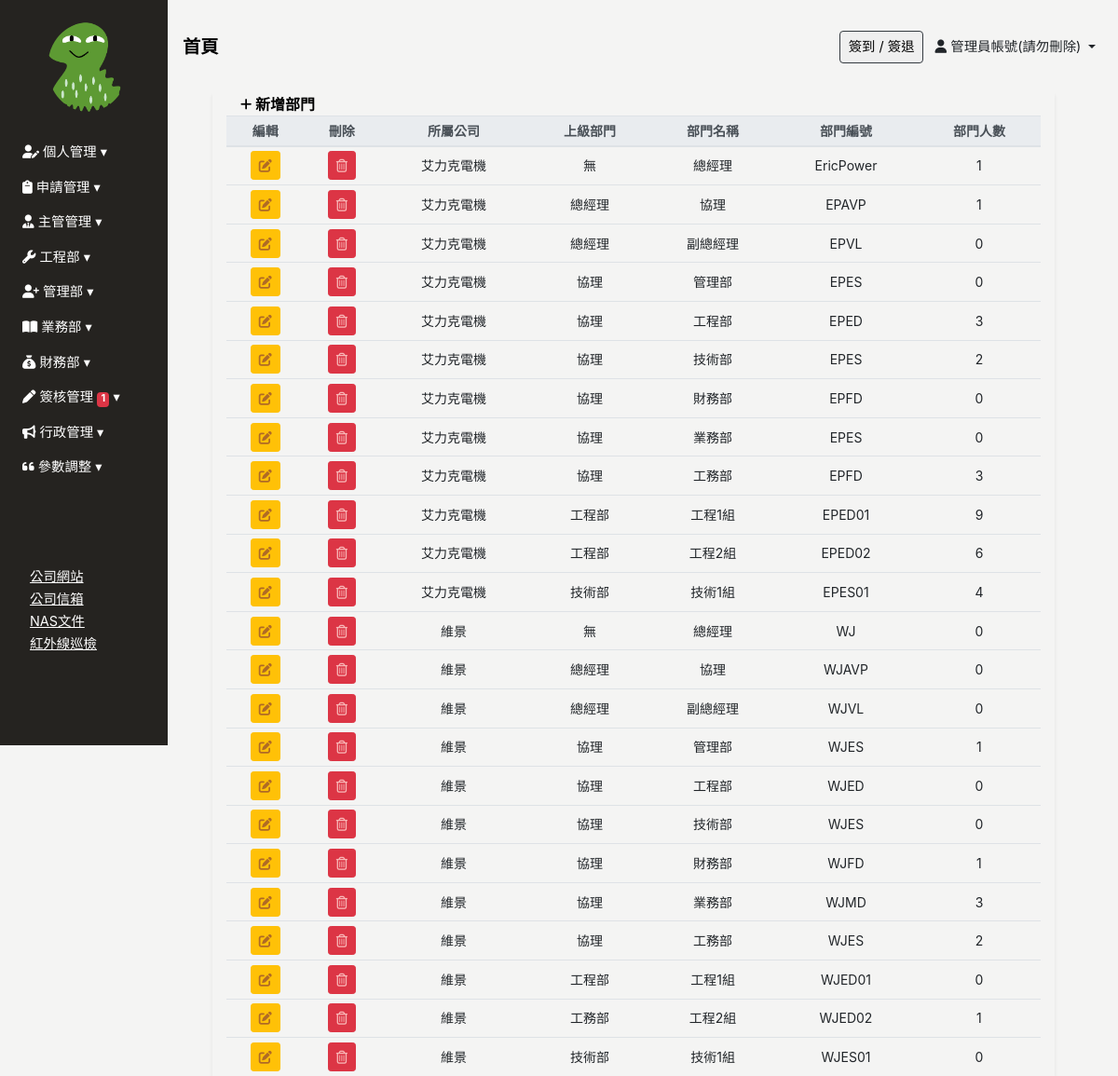
The app's page /department/ (signed in) with its own data.
### Backend/models.py (models this page shows, shortened)
class ModifiedModel(models.Model):
    modified_by = models.ForeignKey("Employee", on_delete=models.SET_NULL, null=True, blank=True)
    created_date = models.DateField(default=timezone.now,verbose_name='建立日期')
    update_date = models.DateField(auto_now=True, verbose_name='更新日期')
    class Meta:
        abstract = True

class Employee(ModifiedModel):
    GENDER_CHOICES = [
        ('M', '男'),
        ('F', '女'),
    ]
    BLOOD_TYPE_CHOICES = [
        ('A', 'A型'),
        ('B', 'B型'),
        ('AB','AB型'),
        ('O', 'O型'),
    ]
    MARITAL_STATUS_CHOICES = [
        ('M', '已婚'),
        ('S', '未婚'),
        ('D', '離異'),
    ]
    MILITARY_STATUS_CHOICES = [
        ('M', '義務役'),
        ('E', '免服役'),
        ('A', '替代役'),
    ]
    user = models.OneToOneField(User, null=True, blank=True, on_delete=models.CASCADE)
    profile_image = models.ImageField(upload_to='employee_profile/', blank=True, null=True, default='employee_profile/default_profile.png', verbose_name='員工照片')
    location_city = models.CharField(max_length=4, choices=LOCATION_CHOICES, null=True, blank=True, verbose_name='居住城市(用於計算)')
    uploaded_files = models.ManyToManyField(UploadedFile,blank=True,  related_name="userfile")
    annualleaves = models.ManyToManyField(AnnualLeave,blank=True,  related_name="AnnualLeave_user")
    full_name = models.CharField(max_length=30, null=True, blank=True, verbose_name='員工名稱')
    employee_id	 = models.CharField(max_length=30, blank=True,verbose_name='員工編號')
    departments = models.ForeignKey('Department', on_delete=models.SET_NULL, blank=True, null=True, related_name='employees', verbose_name='部門名稱')# 你可以通过department.employees.all()访问一个部门的所有员工。
    position = models.CharField(max_length=30, null=True, blank=True, verbose_name='職稱')
    phone_number = models.CharField(max_length=20, null=True, blank=True,verbose_name='手機號碼')
    contact_number = models.CharField(max_length=20, null=True, blank=True,verbose_name='聯絡電話(報價單顯示)')
    start_work_date = models.DateField(null=True, blank=True, verbose_name='到職日期')
    id_number = models.CharField(max_length=20, null=True, blank=True, verbose_name='身份證字號')
    birthday = models.DateField(null=True, blank=True, verbose_name='出生日期')
    gender = models.CharField(max_length=1, choices=GENDER_CHOICES, null=True, blank=True, verbose_name='性別')
    blood_type = models.CharField(max_length=2, choices=BLOOD_TYPE_CHOICES, null=True, blank=True, verbose_name='血型')
    birth_place = models.CharField(max_length=100, null=True, blank=True, verbose_name='出生地')
    marital_status = models.CharField(max_length=1, choices=MARITAL_STATUS_CHOICES, null=True, blank=True, verbose_name='婚姻狀況')
    military_status = models.CharField(max_length=1, choices=MILITARY_STATUS_CHOICES, null=True, blank=True, verbose_name='兵役狀況')
    permanent_address = models.CharField(max_length=50, null=True, blank=True, verbose_name='戶籍地址')
    current_address_city = models.CharField(max_length=50, null=True, blank=True, verbose_name='現居地址縣市')
    current_address = models.CharField(max_length=50, null=True, blank=True, verbose_name='現居地址')
    location = models.CharField(max_length=50, null=True, blank=True, verbose_name='所在地')
    company_email = models.EmailField(null=True, blank=True, verbose_name='公司E_Mail')
    personal_email = models.EmailField(null=True, blank=True, verbose_name='個人E_Mail(報價單顯示)')
    emergency_contact = models.CharField(max_length=50, null=True, blank=True, verbose_name='緊急聯絡人1')
    emergency_contact_relations = models.CharField(max_length=50, null=True, blank=True, verbose_name='關係1')
    emergency_contact_phone = models.CharField(max_length=20, null=True, blank=True, verbose_name='聯絡人電話1')
    default_salary = models.PositiveIntegerField(default=26000, null=True, blank=True, verbose_name="基本薪資")
    job_addition = models.PositiveIntegerField(default=0, null=True, blank=True, verbose_name="職務加給")
    phone_addition = models.PositiveIntegerField(default=0, null=True, blank=True, verbose_name="手機加給")
    certificates_addition = models.PositiveIntegerField(default=0, null=True, blank=True, verbose_name="證照加給")
    labor_protection = models.PositiveIntegerField(default=0, null=True, blank=True, verbose_name="勞保級距")
    health_insurance = models.PositiveIntegerField(default=0, null=True, blank=True, verbose_name="健保級距")
    labor_pension_moeny = models.PositiveIntegerField(default=6, null=True, blank=True, verbose_name="勞退級距")
    labor_pension = models.PositiveIntegerField(default=6, null=True, blank=True, verbose_name="勞退比例(%)")
    class Meta:
        verbose_name = "員工"   # 單數
        verbose_name_plural = verbose_name   #複數

class Department(ModifiedModel):
    COMPANY_CHOICES = [
        ('艾力克電機', '艾力克電機'),
        ('維景', '維景'),
    ]
    belong_to_company =models.CharField(max_length=20,choices=COMPANY_CHOICES, null=True, blank=True,verbose_name="所屬公司")
    parent_department  = models.ForeignKey('self',max_length=30,  on_delete=models.SET_NULL, null=True, blank=True, verbose_name='上層部門')
    department_name = models.CharField(max_length=30, null=True, blank=True,verbose_name='部門名稱')
    department_id = models.CharField(max_length=20, null=True, blank=True,verbose_name='部門編號')
    class Meta:
        verbose_name = "部門"   # 單數
        verbose_name_plural = verbose_name   #複數

### Frontend/views.py (the view, shortened to what this page needs)
# urls.py: path('department/', login_required(views.Department_list.as_view()), name='department'),
class Department_list(UserPassesTestMixin,ListView):
    model = Department
    template_name = 'department/department.html'
    context_object_name = 'department'
    def get_context_data(self, **kwargs):
        context = super().get_context_data(**kwargs)
        context['department_form'] = DepartmentForm()
        return context
    def test_func(self):
        return Check_Permissions(self.request.user,"管理部")

### Frontend/templates/department/department.html (shortened to what this page needs)
{% extends 'base/base_dashboard.html' %}
{% block import %}
{% load static%}
<link rel="stylesheet" href="{% static 'css/department/department.css' %}">
{% endblock %}
{% block main %}
<div class="main px-3 px-md-5">
    <div class="department-table container-fluid shadow-sm table-responsive-lg">
        <table class="table table-sm table-hover text-center" id="table" data-toggle="table" data-sortable="true"
        data-toolbar="#toolbar" data-search="true" data-show-columns="true"data-filter-strict-search="true"
        data-show-columns-toggle-all="true" data-pagination="true" data-page-size="25" data-page-list="[25, All]"
        data-filter-control="true">
            <div id="toolbar">
                <div class="department-header container-fluid">
                    <a href="" class="font-weight-bold" id="sys_new" data-toggle="modal"
                        data-target="#department-modal">
                        <i class="fa-solid fa-plus fa-sm" style="color: #000000;"></i> 新增部門
                    </a>
                </div>
                <thead class="thead-light" style="font-size: 14px;">
                    <tr>
                        <th data-force-hide="true" data-switchable="false" data-no-print="true">編輯</th>
                        <th data-force-hide="true" data-switchable="false" data-no-print="true">刪除</th>
                        <th data-field="belong_to_company" data-sortable="true">所屬公司</th>
                        <th data-field="parent_department" data-sortable="true">上級部門</th>
                        <th data-field="department_name" data-sortable="true">部門名稱</th>
                        <th data-field="department_id" data-sortable="true">部門編號</th>
                        <th data-field="headcount" data-sortable="true">部門人數</th>
                    </tr>
                </thead>
                <tbody style="font-size: 14px;">
                    {% for d in department %}
                    <tr>
                        <td>
                            <a type="button" data-url="department" data-id="{{ d.id }}"
                                class="btn btn-sm btn-warning" data-toggle="modal"
                                data-target="#department-modal" onclick="LoadData(event)">
                                <i class="fas fa-edit"></i>
                            </a>
                        </td>
                        <td>
                            <a data-url="department" data-id="{{ d.id }}" type="button" onclick="DELETE_handleClick(event)"
                            class="btn btn-sm btn-danger"><i class="far fa-trash-alt"></i></a>
                        </td>
                        <td>{% if d.belong_to_company %}{{ d.belong_to_company }}{% endif %}</td>
                        <td>{% if d.parent_department %}{{ d.parent_department.department_name }}{% else %}無{% endif %}</td>
                        <td>{% if d.department_name %}{{ d.department_name }}{% endif %}</td>
                        <td>{% if d.department_id %}{{ d.department_id }}{% endif %}</td>
                        <td>{{ d.employees.all.count }}</td>
                    </tr>
                    {% endfor %}
                </tbody>
        </table>
    </div>
</div>
{% endblock %}

### Frontend/templates/base/sidebar.html (shortened to what this page needs)
{% load tz %}
{% load custom_tags %}
{% load static%}
<div class="sidebar pl-2 collapse width show" id="sidebarCollapse">
    <div class="sidebar-img w-50 mx-auto pt-4">
        <img src="{{ request.user.employee.profile_image.url }}" class="img-fluid" style="border-radius: 50%;object-fit: cover;" >
    </div>
    <ul class="nav flex-column mt-4" id="sidebarMenu">
        <li class="nav-item">
            <a class="nav-link collapsed" href="#" data-target="#calendarCollapse" data-toggle="collapse">
                <i class="fa-solid fa-user-pen" style="color: #ffffff;"></i> 個人管理
            </a>
        </li>
        <li class="nav-item">
            <a class="nav-link collapsed" href="#" data-target="#applicationCollapse" data-toggle="collapse">
                <i class="fa-solid fa-clipboard" style="color: #ffffff;"></i> 申請管理
            </a>
        </li>
        {% if user|in_group_T_or_F:"主管" or pass_test_func %}
        <li class="nav-item">
            <a class="nav-link collapsed" href="#" data-target="#directorCollapse" data-toggle="collapse"
                aria-expanded="false" aria-controls="directorCollapse">
                <i class="fa-solid fa-user-tie" style="color: #ffffff;"></i> 主管管理
            </a>
        </li>
        {% endif %}
        {% if user|in_group_T_or_F:"工程" or pass_test_func %}
        <li class="nav-item">
            <a class="nav-link collapsed" href="#" data-target="#engineerCollapse" data-toggle="collapse"
                aria-expanded="false" aria-controls="engineerCollapse">
                <i class="fa-solid fa-wrench" style="color: #ffffff;"></i> 工程部
            </a>
        </li>
        {% endif %}
        {% if user|in_group_T_or_F:"簽核流程管理" or user|in_group_T_or_F:"管理部" or user|in_group_T_or_F:"員工出勤" or pass_test_func %}
        <li class="nav-item">
            <a class="nav-link collapsed" href="#" data-target="#personnelCollapse" data-toggle="collapse"
                aria-expanded="false" aria-controls="personnelCollapse">
                <i class="fa-solid fa-user-plus" style="color: #ffffff;"></i> 管理部
            </a>
        </li>
        {% endif %}
        {% if user|in_group_T_or_F:"業務" or pass_test_func %}
        <li class="nav-item">
            <a class="nav-link collapsed" href="#" data-target="#salesCollapse" data-toggle="collapse"
                aria-expanded="false" aria-controls="salesCollapse">
                <i class="fa-solid fa-book-open" style="color: #ffffff;"></i> 業務部
            </a>
        </li>
        {% endif %}
        {% if user|in_group_T_or_F:"財務部" or pass_test_func %}
        <li class="nav-item">
            <a class="nav-link collapsed" href="#financialCollapse" data-toggle="collapse" aria-expanded="false"
                aria-controls="financialCollapse">
                <i class="fa-solid fa-sack-dollar" style="color: #ffffff;"></i> 財務部
            </a>
        </li>
        {% endif %}
        <li class="nav-item">
            <a class="nav-link collapsed" href="#approvalCollapse" data-toggle="collapse" aria-expanded="false"
                aria-controls="approvalCollapse">
                <i class="fa-solid fa-pen" style="color: #ffffff;"></i> 簽核管理
                {% if approval_count > 0 %}
                <span class="badge badge-danger">{{ approval_count }}</span>
                {% endif %}
            </a>
        </li>
        {% if user|in_group_T_or_F:"公告" or pass_test_func %}
        <li class="nav-item">
            <a class="nav-link collapsed" href="#newsCollapse" data-toggle="collapse" aria-expanded="false"
                aria-controls="newsCollapse">
                <i class="fa-solid fa-bullhorn" style="color: #ffffff;"></i> 行政管理
            </a>
        </li>
        {% endif %}
        {% if pass_test_func or  user|in_group_T_or_F:"參數管理"  %}
        <li class="nav-item">
            <a class="nav-link collapsed" href="#OP" data-toggle="collapse" aria-expanded="false" aria-controls="OP">
                <i class="fa-solid fa-quote-left" style="color: #ffffff;"></i> 參數調整
            </a>
        </li>
        {% endif %}
        <li class="nav-item" style="margin-top: 50%;">
            <ul class="nav flex-column ml-4">
                <li>
                    <a href="https://web.hocom.tw/h/index?key=aqurz" type="button" style="text-decoration: underline;">公司網站</a>
                </li>
                <li>
                    <a href="http://211.75.230.86/webmail-cgi/XwebMail?_task=login&_remove=1" type="button" style="text-decoration: underline;">公司信箱</a>
                </li>
                <li>
                    <a href="https://211.75.230.87:5001/#/signin" type="button" style="text-decoration: underline;">NAS文件</a>
                </li>
                <li>
                    <a href="https://www.wgi.tw:5557/logout" type="button" style="text-decoration: underline;">紅外線巡檢</a>
                </li>
            </ul>
        </li>
    </ul>
</div>

### Frontend/templates/base/header.html (shortened to what this page needs)
<header class="d-flex justify-content-between align-items-center px-3">
    <div>
        <a href="{% url 'index' %}" style="color: #000; text-decoration: none;">
            <span class="font-weight-bold" style="font-size: clamp(1rem, 2vw, 1.2rem);">
                首頁
            </span>
        </a>
    </div>
    <div>
        <button type="button" class="display-none border border-dark rounded mr-2" data-toggle="modal" data-target="#clock-inout" @click="catchDateTime">
            簽到 / 簽退
        </button>
        <span class="display-none dropdown-toggle mr-2 employee_full_name" data-toggle="dropdown">
            <i class="fa-solid fa-user"></i> {{ request.user.employee.full_name }}
        </span>
    </div>
</header>
{% load static %}

### records on screen
Department: belong_to_company "艾力克電機", shows "無", department_name "總經理", department_id "EricPower", employees.all.count "1"
Department: belong_to_company "艾力克電機", parent_department.department_name "總經理", department_name "協理", department_id "EPAVP", employees.all.count "1"
Department: belong_to_company "艾力克電機", parent_department.department_name "總經理", department_name "副總經理", department_id "EPVL", employees.all.count "0"
Department: belong_to_company "艾力克電機", parent_department.department_name "協理", department_name "管理部", department_id "EPES", employees.all.count "0"
Department: belong_to_company "艾力克電機", parent_department.department_name "協理", department_name "工程部", department_id "EPED", employees.all.count "3"
Department: belong_to_company "艾力克電機", parent_department.department_name "協理", department_name "技術部", department_id "EPES", employees.all.count "2"
Department: belong_to_company "艾力克電機", parent_department.department_name "協理", department_name "財務部", department_id "EPFD", employees.all.count "0"
Department: belong_to_company "艾力克電機", parent_department.department_name "協理", department_name "業務部", department_id "EPES", employees.all.count "0"
Department: belong_to_company "艾力克電機", parent_department.department_name "協理", department_name "工務部", department_id "EPFD", employees.all.count "3"
Department: belong_to_company "艾力克電機", parent_department.department_name "工程部", department_name "工程1組", department_id "EPED01", employees.all.count "9"
Department: belong_to_company "艾力克電機", parent_department.department_name "工程部", department_name "工程2組", department_id "EPED02", employees.all.count "6"
Department: belong_to_company "艾力克電機", parent_department.department_name "技術部", department_name "技術1組", department_id "EPES01", employees.all.count "4"
Department: belong_to_company "維景", shows "無", department_name "總經理", department_id "WJ", employees.all.count "0"
Department: belong_to_company "維景", parent_department.department_name "總經理", department_name "協理", department_id "WJAVP", employees.all.count "0"
Department: belong_to_company "維景", parent_department.department_name "總經理", department_name "副總經理", department_id "WJVL", employees.all.count "0"
Department: belong_to_company "維景", parent_department.department_name "協理", department_name "管理部", department_id "WJES", employees.all.count "1"
Department: belong_to_company "維景", parent_department.department_name "協理", department_name "工程部", department_id "WJED", employees.all.count "0"
Department: belong_to_company "維景", parent_department.department_name "協理", department_name "技術部", department_id "WJES", employees.all.count "0"
Department: belong_to_company "維景", parent_department.department_name "協理", department_name "財務部", department_id "WJFD", employees.all.count "1"
Department: belong_to_company "維景", parent_department.department_name "協理", department_name "業務部", department_id "WJMD", employees.all.count "3"
Department: belong_to_company "維景", parent_department.department_name "協理", department_name "工務部", department_id "WJES", employees.all.count "2"
Department: belong_to_company "維景", parent_department.department_name "工程部", department_name "工程1組", department_id "WJED01", employees.all.count "0"
Department: belong_to_company "維景", parent_department.department_name "工務部", department_name "工程2組", department_id "WJED02", employees.all.count "1"
Department: belong_to_company "維景", parent_department.department_name "技術部", department_name "技術1組", department_id "WJES01", employees.all.count "0"

### other values on screen
{{ approval_count }} "1"
{{ request.user.employee.full_name }} "管理員帳號(請勿刪除)"
